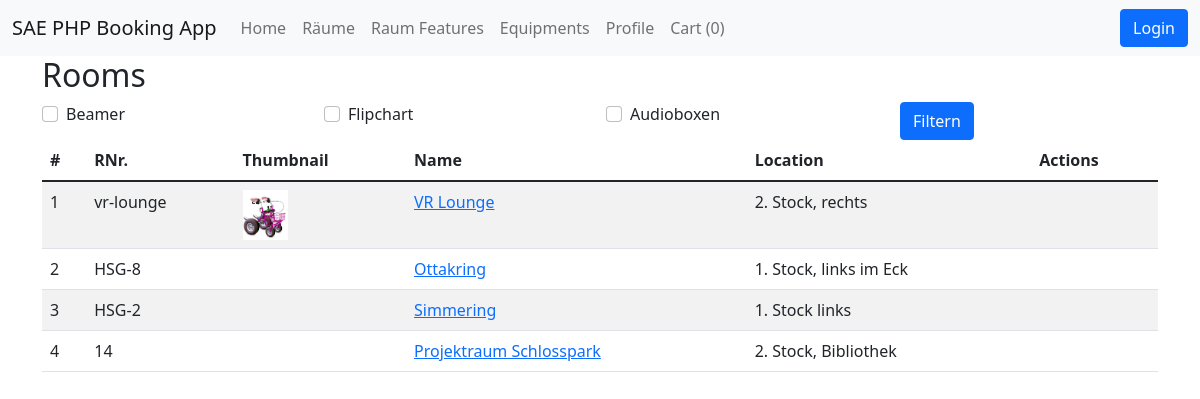
/public/rooms, run on an earlier commit of the app's database.
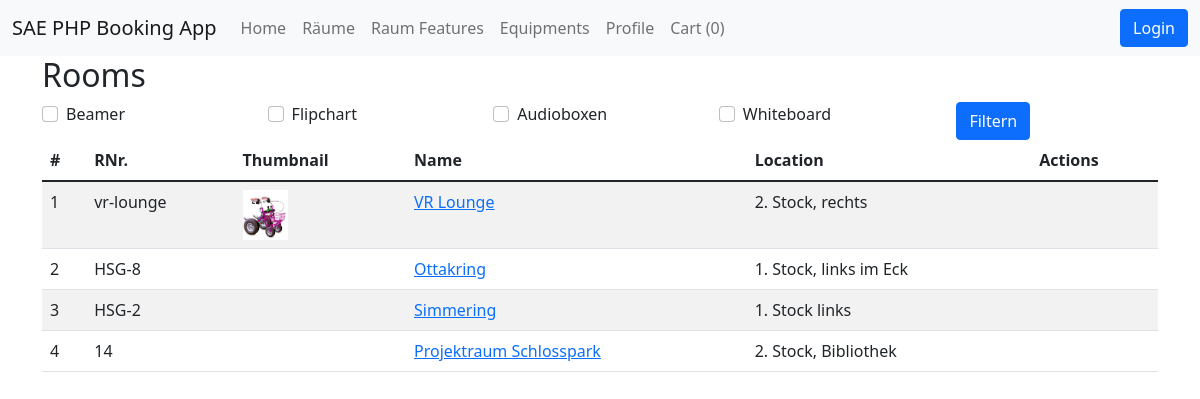
And on a later commit of the database.
### tables this page shows
CREATE TABLE `room_features` (
  `id` int(11) NOT NULL,
  `name` varchar(255) NOT NULL,
  `description` text DEFAULT NULL,
  `created_at` timestamp NOT NULL DEFAULT current_timestamp(),
  `updated_at` timestamp NOT NULL DEFAULT current_timestamp() ON UPDATE current_timestamp(),
  `deleted_at` timestamp NULL DEFAULT NULL
);

CREATE TABLE `rooms` (
  `id` int(11) NOT NULL,
  `name` varchar(255) NOT NULL,
  `location` text DEFAULT NULL,
  `room_nr` varchar(10) NOT NULL,
  `images` longtext DEFAULT '[]' CHECK (json_valid(`images`)),
  `created_at` timestamp NOT NULL DEFAULT current_timestamp(),
  `updated_at` timestamp NOT NULL DEFAULT current_timestamp() ON UPDATE current_timestamp(),
  `deleted_at` timestamp NULL DEFAULT NULL
);

### app/Controllers/RoomController.php (called while the page is built, shortened)
<?php
class RoomController
{
    public function index()
    {
        if (isset($_GET['filters']) && !empty($_GET['filters'])) {
            $rooms = Room::getByRoomFeaturesFilter($_GET['filters']);
        } else {
            $rooms = Room::all();
        }
        $roomFeatures = RoomFeature::all();
        foreach ($roomFeatures as $roomFeature) {
            if (isset($_GET['filters']) && in_array($roomFeature->id, $_GET['filters'])) {
                $roomFeature->checked = true;
            } else {
                $roomFeature->checked = false;
            }
        }
        View::render('rooms/index', [
            'rooms' => $rooms,
            'roomFeatures' => $roomFeatures
        ]);
    }
}

### core/Bootloader.php (called while the page is built, shortened)
<?php
class Bootloader
{
    public function __construct()
    {
        try {
            $router = new Router();
            $router->route();
        } catch (\Exception $exception) {
            ExceptionHandler::handle($exception);
        }
    }
}

### public/index.php (called while the page is built, shortened)
<?php
spl_autoload_register(function ($namespaceAndClassname) {
    $namespaceAndClassname = str_replace('Core', 'core', $namespaceAndClassname);
    $namespaceAndClassname = str_replace('App', 'app', $namespaceAndClassname);
    $filepath = str_replace('\\', '/', $namespaceAndClassname);
});
$app = new \Core\Bootloader();

### core/Config.php (called while the page is built, shortened)
<?php
class Config
{
    public static function get (string $filenameAndKey, mixed $default = null): mixed
    {
        [$filename, $key] = explode('.', $filenameAndKey);
        $path = __DIR__ . "/../config/$filename.php";
        if (file_exists($path)) {
            $config = require $path;
            if (array_key_exists($key, $config)) {
                return $config[$key];
            }
        }
        return $default;
    }
}

### config/database.php (called while the page is built)
<?php
return [
    'host' => 'mariadb',
    'user' => 'root',
    'password' => 'password',
    'dbname' => 'mvc'
];

### core/Database.php (called while the page is built, shortened)
<?php
class Database
{
    private object $link;
    private mixed $lastResult;
    public function __construct()
    {
        $this->link = new mysqli(
            Config::get('database.host'),
            Config::get('database.user'),
            Config::get('database.password'),
            Config::get('database.dbname'),
            Config::get('database.port', 3306),
            Config::get('database.socket')
        );
        $this->link->set_charset('utf8');
    }
    public function query(string $query, array $params = []): bool|array
    {
        if (empty($params)) {
            $this->lastResult = $this->executeQuery($query);
        } else {
            $this->lastResult = $this->prepareStatementAndExecuteQuery($query, $params);
        }
        $this->data = $this->lastResult->fetch_all(MYSQLI_ASSOC);
        return $this->data;
    }
    private function executeQuery(string $query): mysqli_result|bool
    {
        return $this->link->query($query);
    }
}

### core/Models/AbstractModel.php (called while the page is built, shortened)
<?php
abstract class AbstractModel
{
    public static function handleResult(array $results): array
    {
        $objects = [];
        foreach ($results as $result) {
            $objects[] = new $calledClass(...$result);
        }
        return $objects;
    }
    public static function getTablenameFromClassname(): string
    {
        $calledClass = get_called_class();
        if (defined("$calledClass::TABLENAME")) {
            return $calledClass::TABLENAME;
        }
        $particles = explode('\\', $calledClass);
        $classname = array_pop($particles);
        $tablename = strtolower($classname) . 's';
        return $tablename;
    }
}

### core/Traits/SoftDelete.php (called while the page is built, shortened)
<?php
trait SoftDelete
{
    public static function all(?string $orderBy = null, ?string $direction = null): array
    {
        $database = new Database();
        $tablename = self::getTablenameFromClassname();
        if ($orderBy === null) {
            $result = $database->query("SELECT * FROM $tablename WHERE deleted_at IS NULL");
        } else {
            $result = $database->query(
                "SELECT * FROM $tablename WHERE deleted_at IS NULL ORDER BY $orderBy $direction"
            );
        }
        return self::handleResult($result);
    }
}

### app/Models/Room.php (called while the page is built, shortened)
<?php
class Room extends AbstractModel
{
    public function getImages(): array
    {
        return json_decode($this->images);
    }
    public function hasImages(): bool
    {
        return !empty($this->getImages());
    }
}

### resources/views/templates/rooms/index.php (the view, shortened to what the changed rows need)
<h2>
    Rooms
</h2>
<div class="filters container">
    <form class="form-inline" method="get">
        <div class="row">
            <?php
            foreach ($roomFeatures as $roomFeature): ?>
                <div class="form-check col">
                    <input type="checkbox" value="<?php
                    echo $roomFeature->id; ?>" class="form-check-input" name="filters[]" id="filters[<?php
                    echo $roomFeature->id; ?>]"<?php
                    echo ($roomFeature->checked === true ? ' checked' : ''); ?>>
                    <label for="filters[<?php
                    echo $roomFeature->id; ?>]"><?php
                        echo $roomFeature->name; ?></label>
                </div>
            <?php
            endforeach; ?>
        </div>
    </form>
</div>
<table class="table table-striped">
    <thead>
    <th>#</th>
    <th>RNr.</th>
    <th>Thumbnail</th>
    <th>Name</th>
    <th>Location</th>
    <th>Actions</th>
    </thead>
    <?php
    foreach ($rooms as $room): ?>
        <tr>
            <td><?php
                echo $room->id; ?></td>
            <td><?php
                echo $room->room_nr; ?></td>
            <td>
                <?php
                if ($room->hasImages()): ?>
                    <img src="<?php
                    echo BASE_URL . $room->getImages()[0]; ?>" class="thumbnail--table">
                <?php
                endif; ?>
            </td>
            <td>
                <a href="<?php
                echo BASE_URL; ?>/rooms/<?php
                echo $room->id; ?>/show"><?php
                    echo $room->name; ?>
                </a>
            </td>
            <td><?php
                echo $room->location; ?></td>
            <td>
            </td>
        </tr>
    <?php
    endforeach; ?>
</table>

What changed in the data, as far as the page shows it:
added room_features: name "Whiteboard"
